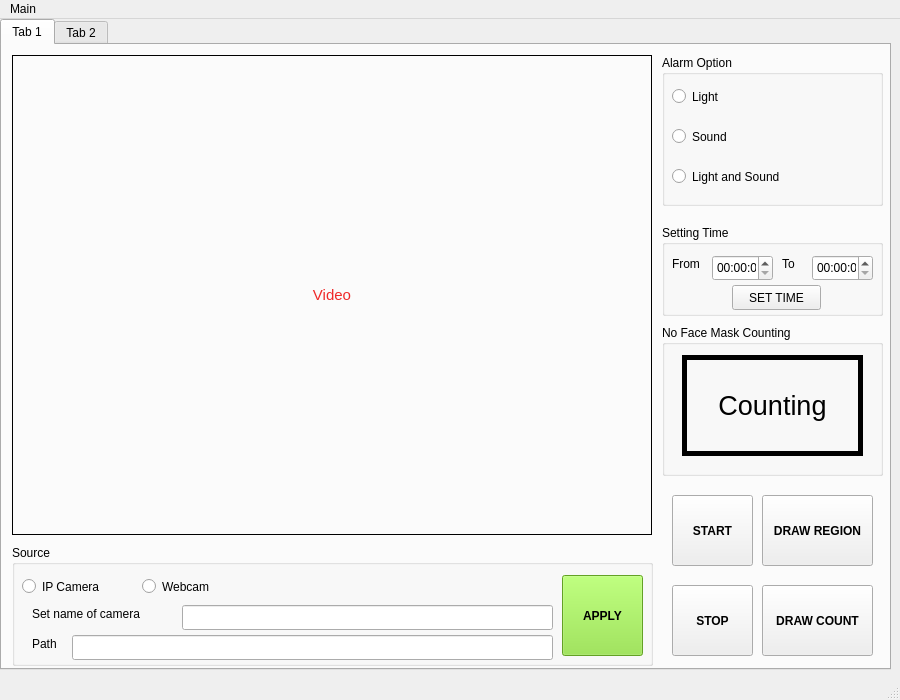
<?xml version="1.0" encoding="UTF-8"?>
<ui version="4.0">
 <class>MainWindow</class>
 <widget class="QMainWindow" name="MainWindow">
  <property name="geometry">
   <rect>
    <x>0</x>
    <y>0</y>
    <width>900</width>
    <height>700</height>
   </rect>
  </property>
  <property name="windowTitle">
   <string>MainWindow</string>
  </property>
  <widget class="QWidget" name="centralwidget">
   <widget class="QTabWidget" name="tabWidget">
    <property name="geometry">
     <rect>
      <x>0</x>
      <y>0</y>
      <width>891</width>
      <height>651</height>
     </rect>
    </property>
    <property name="currentIndex">
     <number>0</number>
    </property>
    <widget class="QWidget" name="tab">
     <attribute name="title">
      <string>Tab 1</string>
     </attribute>
     <widget class="QLabel" name="display_video">
      <property name="geometry">
       <rect>
        <x>10</x>
        <y>10</y>
        <width>640</width>
        <height>480</height>
       </rect>
      </property>
      <property name="frameShape">
       <enum>QFrame::Box</enum>
      </property>
      <property name="text">
       <string>&lt;!DOCTYPE HTML PUBLIC &quot;-//W3C//DTD HTML 4.0//EN&quot; &quot;http://www.w3.org/TR/REC-html40/strict.dtd&quot;&gt;
&lt;html&gt;&lt;head&gt;&lt;meta name=&quot;qrichtext&quot; content=&quot;1&quot; /&gt;&lt;style type=&quot;text/css&quot;&gt;
p, li { white-space: pre-wrap; }
&lt;/style&gt;&lt;/head&gt;&lt;body style=&quot; font-family:'Ubuntu'; font-size:11pt; font-weight:400; font-style:normal;&quot;&gt;
&lt;p style=&quot; margin-top:0px; margin-bottom:0px; margin-left:0px; margin-right:0px; -qt-block-indent:0; text-indent:0px;&quot;&gt;&lt;span style=&quot; color:#ef2929;&quot;&gt;Video&lt;/span&gt;&lt;/p&gt;&lt;/body&gt;&lt;/html&gt;</string>
      </property>
      <property name="alignment">
       <set>Qt::AlignCenter</set>
      </property>
     </widget>
     <widget class="QGroupBox" name="groupBox">
      <property name="geometry">
       <rect>
        <x>10</x>
        <y>500</y>
        <width>641</width>
        <height>121</height>
       </rect>
      </property>
      <property name="title">
       <string>Source</string>
      </property>
      <widget class="QRadioButton" name="radioButton_ip_camera">
       <property name="geometry">
        <rect>
         <x>10</x>
         <y>30</y>
         <width>112</width>
         <height>23</height>
        </rect>
       </property>
       <property name="text">
        <string>IP Camera</string>
       </property>
      </widget>
      <widget class="QRadioButton" name="radioButton_webcam">
       <property name="geometry">
        <rect>
         <x>130</x>
         <y>30</y>
         <width>112</width>
         <height>23</height>
        </rect>
       </property>
       <property name="text">
        <string>Webcam</string>
       </property>
      </widget>
      <widget class="QLineEdit" name="source_input_camera_name">
       <property name="geometry">
        <rect>
         <x>170</x>
         <y>60</y>
         <width>371</width>
         <height>25</height>
        </rect>
       </property>
      </widget>
      <widget class="QLineEdit" name="source_path">
       <property name="geometry">
        <rect>
         <x>60</x>
         <y>90</y>
         <width>481</width>
         <height>25</height>
        </rect>
       </property>
      </widget>
      <widget class="QLabel" name="label_5">
       <property name="geometry">
        <rect>
         <x>20</x>
         <y>60</y>
         <width>141</width>
         <height>17</height>
        </rect>
       </property>
       <property name="text">
        <string>Set name of camera</string>
       </property>
      </widget>
      <widget class="QLabel" name="label_6">
       <property name="geometry">
        <rect>
         <x>20</x>
         <y>90</y>
         <width>41</width>
         <height>17</height>
        </rect>
       </property>
       <property name="text">
        <string>Path</string>
       </property>
      </widget>
      <widget class="QPushButton" name="apply">
       <property name="geometry">
        <rect>
         <x>550</x>
         <y>30</y>
         <width>81</width>
         <height>81</height>
        </rect>
       </property>
       <property name="palette">
        <palette>
         <active>
          <colorrole role="WindowText">
           <brush brushstyle="SolidPattern">
            <color alpha="255">
             <red>0</red>
             <green>0</green>
             <blue>0</blue>
            </color>
           </brush>
          </colorrole>
          <colorrole role="Button">
           <brush brushstyle="SolidPattern">
            <color alpha="255">
             <red>138</red>
             <green>226</green>
             <blue>52</blue>
            </color>
           </brush>
          </colorrole>
          <colorrole role="Light">
           <brush brushstyle="SolidPattern">
            <color alpha="255">
             <red>198</red>
             <green>255</green>
             <blue>143</blue>
            </color>
           </brush>
          </colorrole>
          <colorrole role="Midlight">
           <brush brushstyle="SolidPattern">
            <color alpha="255">
             <red>168</red>
             <green>240</green>
             <blue>97</blue>
            </color>
           </brush>
          </colorrole>
          <colorrole role="Dark">
           <brush brushstyle="SolidPattern">
            <color alpha="255">
             <red>69</red>
             <green>113</green>
             <blue>26</blue>
            </color>
           </brush>
          </colorrole>
          <colorrole role="Mid">
           <brush brushstyle="SolidPattern">
            <color alpha="255">
             <red>92</red>
             <green>151</green>
             <blue>34</blue>
            </color>
           </brush>
          </colorrole>
          <colorrole role="Text">
           <brush brushstyle="SolidPattern">
            <color alpha="255">
             <red>0</red>
             <green>0</green>
             <blue>0</blue>
            </color>
           </brush>
          </colorrole>
          <colorrole role="BrightText">
           <brush brushstyle="SolidPattern">
            <color alpha="255">
             <red>255</red>
             <green>255</green>
             <blue>255</blue>
            </color>
           </brush>
          </colorrole>
          <colorrole role="ButtonText">
           <brush brushstyle="SolidPattern">
            <color alpha="255">
             <red>0</red>
             <green>0</green>
             <blue>0</blue>
            </color>
           </brush>
          </colorrole>
          <colorrole role="Base">
           <brush brushstyle="SolidPattern">
            <color alpha="255">
             <red>255</red>
             <green>255</green>
             <blue>255</blue>
            </color>
           </brush>
          </colorrole>
          <colorrole role="Window">
           <brush brushstyle="SolidPattern">
            <color alpha="255">
             <red>138</red>
             <green>226</green>
             <blue>52</blue>
            </color>
           </brush>
          </colorrole>
          <colorrole role="Shadow">
           <brush brushstyle="SolidPattern">
            <color alpha="255">
             <red>0</red>
             <green>0</green>
             <blue>0</blue>
            </color>
           </brush>
          </colorrole>
          <colorrole role="AlternateBase">
           <brush brushstyle="SolidPattern">
            <color alpha="255">
             <red>196</red>
             <green>240</green>
             <blue>153</blue>
            </color>
           </brush>
          </colorrole>
          <colorrole role="ToolTipBase">
           <brush brushstyle="SolidPattern">
            <color alpha="255">
             <red>255</red>
             <green>255</green>
             <blue>220</blue>
            </color>
           </brush>
          </colorrole>
          <colorrole role="ToolTipText">
           <brush brushstyle="SolidPattern">
            <color alpha="255">
             <red>0</red>
             <green>0</green>
             <blue>0</blue>
            </color>
           </brush>
          </colorrole>
          <colorrole role="PlaceholderText">
           <brush brushstyle="SolidPattern">
            <color alpha="128">
             <red>0</red>
             <green>0</green>
             <blue>0</blue>
            </color>
           </brush>
          </colorrole>
         </active>
         <inactive>
          <colorrole role="WindowText">
           <brush brushstyle="SolidPattern">
            <color alpha="255">
             <red>0</red>
             <green>0</green>
             <blue>0</blue>
            </color>
           </brush>
          </colorrole>
          <colorrole role="Button">
           <brush brushstyle="SolidPattern">
            <color alpha="255">
             <red>138</red>
             <green>226</green>
             <blue>52</blue>
            </color>
           </brush>
          </colorrole>
          <colorrole role="Light">
           <brush brushstyle="SolidPattern">
            <color alpha="255">
             <red>198</red>
             <green>255</green>
             <blue>143</blue>
            </color>
           </brush>
          </colorrole>
          <colorrole role="Midlight">
           <brush brushstyle="SolidPattern">
            <color alpha="255">
             <red>168</red>
             <green>240</green>
             <blue>97</blue>
            </color>
           </brush>
          </colorrole>
          <colorrole role="Dark">
           <brush brushstyle="SolidPattern">
            <color alpha="255">
             <red>69</red>
             <green>113</green>
             <blue>26</blue>
            </color>
           </brush>
          </colorrole>
          <colorrole role="Mid">
           <brush brushstyle="SolidPattern">
            <color alpha="255">
             <red>92</red>
             <green>151</green>
             <blue>34</blue>
            </color>
           </brush>
          </colorrole>
          <colorrole role="Text">
           <brush brushstyle="SolidPattern">
            <color alpha="255">
             <red>0</red>
             <green>0</green>
             <blue>0</blue>
            </color>
           </brush>
          </colorrole>
          <colorrole role="BrightText">
           <brush brushstyle="SolidPattern">
            <color alpha="255">
             <red>255</red>
             <green>255</green>
             <blue>255</blue>
            </color>
           </brush>
          </colorrole>
          <colorrole role="ButtonText">
           <brush brushstyle="SolidPattern">
            <color alpha="255">
             <red>0</red>
             <green>0</green>
             <blue>0</blue>
            </color>
           </brush>
          </colorrole>
          <colorrole role="Base">
           <brush brushstyle="SolidPattern">
            <color alpha="255">
             <red>255</red>
             <green>255</green>
             <blue>255</blue>
            </color>
           </brush>
          </colorrole>
          <colorrole role="Window">
           <brush brushstyle="SolidPattern">
            <color alpha="255">
             <red>138</red>
             <green>226</green>
             <blue>52</blue>
            </color>
           </brush>
          </colorrole>
          <colorrole role="Shadow">
           <brush brushstyle="SolidPattern">
            <color alpha="255">
             <red>0</red>
             <green>0</green>
             <blue>0</blue>
            </color>
           </brush>
          </colorrole>
          <colorrole role="AlternateBase">
           <brush brushstyle="SolidPattern">
            <color alpha="255">
             <red>196</red>
             <green>240</green>
             <blue>153</blue>
            </color>
           </brush>
          </colorrole>
          <colorrole role="ToolTipBase">
           <brush brushstyle="SolidPattern">
            <color alpha="255">
             <red>255</red>
             <green>255</green>
             <blue>220</blue>
            </color>
           </brush>
          </colorrole>
          <colorrole role="ToolTipText">
           <brush brushstyle="SolidPattern">
            <color alpha="255">
             <red>0</red>
             <green>0</green>
             <blue>0</blue>
            </color>
           </brush>
          </colorrole>
          <colorrole role="PlaceholderText">
           <brush brushstyle="SolidPattern">
            <color alpha="128">
             <red>0</red>
             <green>0</green>
             <blue>0</blue>
            </color>
           </brush>
          </colorrole>
         </inactive>
         <disabled>
          <colorrole role="WindowText">
           <brush brushstyle="SolidPattern">
            <color alpha="255">
             <red>69</red>
             <green>113</green>
             <blue>26</blue>
            </color>
           </brush>
          </colorrole>
          <colorrole role="Button">
           <brush brushstyle="SolidPattern">
            <color alpha="255">
             <red>138</red>
             <green>226</green>
             <blue>52</blue>
            </color>
           </brush>
          </colorrole>
          <colorrole role="Light">
           <brush brushstyle="SolidPattern">
            <color alpha="255">
             <red>198</red>
             <green>255</green>
             <blue>143</blue>
            </color>
           </brush>
          </colorrole>
          <colorrole role="Midlight">
           <brush brushstyle="SolidPattern">
            <color alpha="255">
             <red>168</red>
             <green>240</green>
             <blue>97</blue>
            </color>
           </brush>
          </colorrole>
          <colorrole role="Dark">
           <brush brushstyle="SolidPattern">
            <color alpha="255">
             <red>69</red>
             <green>113</green>
             <blue>26</blue>
            </color>
           </brush>
          </colorrole>
          <colorrole role="Mid">
           <brush brushstyle="SolidPattern">
            <color alpha="255">
             <red>92</red>
             <green>151</green>
             <blue>34</blue>
            </color>
           </brush>
          </colorrole>
          <colorrole role="Text">
           <brush brushstyle="SolidPattern">
            <color alpha="255">
             <red>69</red>
             <green>113</green>
             <blue>26</blue>
            </color>
           </brush>
          </colorrole>
          <colorrole role="BrightText">
           <brush brushstyle="SolidPattern">
            <color alpha="255">
             <red>255</red>
             <green>255</green>
             <blue>255</blue>
            </color>
           </brush>
          </colorrole>
          <colorrole role="ButtonText">
           <brush brushstyle="SolidPattern">
            <color alpha="255">
             <red>69</red>
             <green>113</green>
             <blue>26</blue>
            </color>
           </brush>
          </colorrole>
          <colorrole role="Base">
           <brush brushstyle="SolidPattern">
            <color alpha="255">
             <red>138</red>
             <green>226</green>
             <blue>52</blue>
            </color>
           </brush>
          </colorrole>
          <colorrole role="Window">
           <brush brushstyle="SolidPattern">
            <color alpha="255">
             <red>138</red>
             <green>226</green>
             <blue>52</blue>
            </color>
           </brush>
          </colorrole>
          <colorrole role="Shadow">
           <brush brushstyle="SolidPattern">
            <color alpha="255">
             <red>0</red>
             <green>0</green>
             <blue>0</blue>
            </color>
           </brush>
          </colorrole>
          <colorrole role="AlternateBase">
           <brush brushstyle="SolidPattern">
            <color alpha="255">
             <red>138</red>
             <green>226</green>
             <blue>52</blue>
            </color>
           </brush>
          </colorrole>
          <colorrole role="ToolTipBase">
           <brush brushstyle="SolidPattern">
            <color alpha="255">
             <red>255</red>
             <green>255</green>
             <blue>220</blue>
            </color>
           </brush>
          </colorrole>
          <colorrole role="ToolTipText">
           <brush brushstyle="SolidPattern">
            <color alpha="255">
             <red>0</red>
             <green>0</green>
             <blue>0</blue>
            </color>
           </brush>
          </colorrole>
          <colorrole role="PlaceholderText">
           <brush brushstyle="SolidPattern">
            <color alpha="128">
             <red>0</red>
             <green>0</green>
             <blue>0</blue>
            </color>
           </brush>
          </colorrole>
         </disabled>
        </palette>
       </property>
       <property name="font">
        <font>
         <weight>75</weight>
         <bold>true</bold>
         <underline>false</underline>
         <strikeout>false</strikeout>
         <stylestrategy>PreferDefault</stylestrategy>
         <kerning>true</kerning>
        </font>
       </property>
       <property name="mouseTracking">
        <bool>false</bool>
       </property>
       <property name="acceptDrops">
        <bool>false</bool>
       </property>
       <property name="autoFillBackground">
        <bool>false</bool>
       </property>
       <property name="text">
        <string>APPLY</string>
       </property>
       <property name="autoDefault">
        <bool>false</bool>
       </property>
       <property name="default">
        <bool>false</bool>
       </property>
       <property name="flat">
        <bool>false</bool>
       </property>
      </widget>
     </widget>
     <widget class="QGroupBox" name="groupBox_3">
      <property name="geometry">
       <rect>
        <x>660</x>
        <y>10</y>
        <width>221</width>
        <height>151</height>
       </rect>
      </property>
      <property name="title">
       <string>Alarm Option</string>
      </property>
      <widget class="QRadioButton" name="radioButton_light_option">
       <property name="geometry">
        <rect>
         <x>10</x>
         <y>30</y>
         <width>112</width>
         <height>23</height>
        </rect>
       </property>
       <property name="text">
        <string>Light</string>
       </property>
      </widget>
      <widget class="QRadioButton" name="radioButton_sound_option">
       <property name="geometry">
        <rect>
         <x>10</x>
         <y>70</y>
         <width>112</width>
         <height>23</height>
        </rect>
       </property>
       <property name="text">
        <string>Sound</string>
       </property>
      </widget>
      <widget class="QRadioButton" name="radioButton_light_and_sound_option">
       <property name="geometry">
        <rect>
         <x>10</x>
         <y>110</y>
         <width>141</width>
         <height>23</height>
        </rect>
       </property>
       <property name="text">
        <string>Light and Sound</string>
       </property>
      </widget>
     </widget>
     <widget class="QGroupBox" name="groupBox_4">
      <property name="geometry">
       <rect>
        <x>660</x>
        <y>180</y>
        <width>221</width>
        <height>91</height>
       </rect>
      </property>
      <property name="title">
       <string>Setting Time</string>
      </property>
      <widget class="QLabel" name="label">
       <property name="geometry">
        <rect>
         <x>10</x>
         <y>30</y>
         <width>41</width>
         <height>17</height>
        </rect>
       </property>
       <property name="text">
        <string>From</string>
       </property>
      </widget>
      <widget class="QTimeEdit" name="from_time">
       <property name="geometry">
        <rect>
         <x>50</x>
         <y>30</y>
         <width>61</width>
         <height>26</height>
        </rect>
       </property>
      </widget>
      <widget class="QLabel" name="label_4">
       <property name="geometry">
        <rect>
         <x>120</x>
         <y>30</y>
         <width>21</width>
         <height>17</height>
        </rect>
       </property>
       <property name="text">
        <string>To</string>
       </property>
      </widget>
      <widget class="QTimeEdit" name="to_time">
       <property name="geometry">
        <rect>
         <x>150</x>
         <y>30</y>
         <width>61</width>
         <height>26</height>
        </rect>
       </property>
      </widget>
      <widget class="QPushButton" name="pushButton_set_time">
       <property name="geometry">
        <rect>
         <x>70</x>
         <y>60</y>
         <width>89</width>
         <height>25</height>
        </rect>
       </property>
       <property name="text">
        <string>SET TIME</string>
       </property>
      </widget>
     </widget>
     <widget class="QGroupBox" name="groupBox_5">
      <property name="geometry">
       <rect>
        <x>660</x>
        <y>280</y>
        <width>221</width>
        <height>151</height>
       </rect>
      </property>
      <property name="title">
       <string>No Face Mask Counting</string>
      </property>
      <widget class="QLabel" name="display_no_face_mask_counting">
       <property name="geometry">
        <rect>
         <x>20</x>
         <y>30</y>
         <width>181</width>
         <height>101</height>
        </rect>
       </property>
       <property name="font">
        <font>
         <pointsize>20</pointsize>
        </font>
       </property>
       <property name="frameShape">
        <enum>QFrame::Box</enum>
       </property>
       <property name="lineWidth">
        <number>5</number>
       </property>
       <property name="text">
        <string>Counting</string>
       </property>
       <property name="textFormat">
        <enum>Qt::AutoText</enum>
       </property>
       <property name="scaledContents">
        <bool>false</bool>
       </property>
       <property name="alignment">
        <set>Qt::AlignCenter</set>
       </property>
       <property name="margin">
        <number>0</number>
       </property>
       <property name="indent">
        <number>-1</number>
       </property>
      </widget>
     </widget>
     <widget class="QPushButton" name="start">
      <property name="geometry">
       <rect>
        <x>670</x>
        <y>450</y>
        <width>81</width>
        <height>71</height>
       </rect>
      </property>
      <property name="font">
       <font>
        <weight>75</weight>
        <bold>true</bold>
       </font>
      </property>
      <property name="text">
       <string>START</string>
      </property>
     </widget>
     <widget class="QPushButton" name="draw_region">
      <property name="geometry">
       <rect>
        <x>760</x>
        <y>450</y>
        <width>111</width>
        <height>71</height>
       </rect>
      </property>
      <property name="font">
       <font>
        <weight>75</weight>
        <bold>true</bold>
       </font>
      </property>
      <property name="text">
       <string>DRAW REGION</string>
      </property>
     </widget>
     <widget class="QPushButton" name="stop">
      <property name="geometry">
       <rect>
        <x>670</x>
        <y>540</y>
        <width>81</width>
        <height>71</height>
       </rect>
      </property>
      <property name="font">
       <font>
        <weight>75</weight>
        <bold>true</bold>
       </font>
      </property>
      <property name="text">
       <string>STOP</string>
      </property>
     </widget>
     <widget class="QPushButton" name="draw_count">
      <property name="geometry">
       <rect>
        <x>760</x>
        <y>540</y>
        <width>111</width>
        <height>71</height>
       </rect>
      </property>
      <property name="font">
       <font>
        <weight>75</weight>
        <bold>true</bold>
        <stylestrategy>PreferDefault</stylestrategy>
       </font>
      </property>
      <property name="text">
       <string>DRAW COUNT</string>
      </property>
     </widget>
    </widget>
    <widget class="QWidget" name="tab_2">
     <attribute name="title">
      <string>Tab 2</string>
     </attribute>
     <widget class="QLabel" name="display_ploting_1">
      <property name="geometry">
       <rect>
        <x>10</x>
        <y>10</y>
        <width>661</width>
        <height>291</height>
       </rect>
      </property>
      <property name="frameShape">
       <enum>QFrame::Box</enum>
      </property>
      <property name="text">
       <string>Ploting_1</string>
      </property>
      <property name="alignment">
       <set>Qt::AlignCenter</set>
      </property>
     </widget>
     <widget class="QGroupBox" name="groupBox_plot1">
      <property name="geometry">
       <rect>
        <x>680</x>
        <y>30</y>
        <width>201</width>
        <height>251</height>
       </rect>
      </property>
      <property name="title">
       <string>Setting Plot 1</string>
      </property>
      <widget class="QLabel" name="label_15">
       <property name="geometry">
        <rect>
         <x>10</x>
         <y>160</y>
         <width>51</width>
         <height>17</height>
        </rect>
       </property>
       <property name="text">
        <string>Year</string>
       </property>
      </widget>
      <widget class="QLabel" name="label_14">
       <property name="geometry">
        <rect>
         <x>10</x>
         <y>130</y>
         <width>51</width>
         <height>17</height>
        </rect>
       </property>
       <property name="text">
        <string>Month</string>
       </property>
      </widget>
      <widget class="QLineEdit" name="input_day_1">
       <property name="geometry">
        <rect>
         <x>60</x>
         <y>100</y>
         <width>61</width>
         <height>25</height>
        </rect>
       </property>
      </widget>
      <widget class="QRadioButton" name="radioButton_day_1">
       <property name="geometry">
        <rect>
         <x>130</x>
         <y>100</y>
         <width>51</width>
         <height>23</height>
        </rect>
       </property>
       <property name="text">
        <string>Day</string>
       </property>
      </widget>
      <widget class="QLineEdit" name="input_year_1">
       <property name="geometry">
        <rect>
         <x>60</x>
         <y>160</y>
         <width>61</width>
         <height>25</height>
        </rect>
       </property>
      </widget>
      <widget class="QLabel" name="label_13">
       <property name="geometry">
        <rect>
         <x>10</x>
         <y>100</y>
         <width>31</width>
         <height>17</height>
        </rect>
       </property>
       <property name="text">
        <string>Day</string>
       </property>
      </widget>
      <widget class="QLineEdit" name="input_month_1">
       <property name="geometry">
        <rect>
         <x>60</x>
         <y>130</y>
         <width>61</width>
         <height>25</height>
        </rect>
       </property>
      </widget>
      <widget class="QRadioButton" name="radioButton_month_1">
       <property name="geometry">
        <rect>
         <x>130</x>
         <y>130</y>
         <width>71</width>
         <height>23</height>
        </rect>
       </property>
       <property name="text">
        <string>Month</string>
       </property>
      </widget>
      <widget class="QRadioButton" name="radioButton_year_1">
       <property name="geometry">
        <rect>
         <x>130</x>
         <y>160</y>
         <width>61</width>
         <height>23</height>
        </rect>
       </property>
       <property name="text">
        <string>Year</string>
       </property>
      </widget>
      <widget class="QPushButton" name="plot1">
       <property name="geometry">
        <rect>
         <x>10</x>
         <y>200</y>
         <width>81</width>
         <height>41</height>
        </rect>
       </property>
       <property name="text">
        <string>PLOT 1</string>
       </property>
      </widget>
      <widget class="QLabel" name="label_2">
       <property name="geometry">
        <rect>
         <x>10</x>
         <y>40</y>
         <width>121</width>
         <height>17</height>
        </rect>
       </property>
       <property name="text">
        <string>Name of camera</string>
       </property>
      </widget>
      <widget class="QLineEdit" name="input_camera_name_1">
       <property name="geometry">
        <rect>
         <x>10</x>
         <y>60</y>
         <width>131</width>
         <height>25</height>
        </rect>
       </property>
      </widget>
      <widget class="QPushButton" name="button_camera_name_1">
       <property name="geometry">
        <rect>
         <x>150</x>
         <y>54</y>
         <width>41</width>
         <height>31</height>
        </rect>
       </property>
       <property name="text">
        <string>OK</string>
       </property>
      </widget>
      <widget class="QPushButton" name="export_1">
       <property name="geometry">
        <rect>
         <x>110</x>
         <y>200</y>
         <width>81</width>
         <height>41</height>
        </rect>
       </property>
       <property name="text">
        <string>EXPORT 1</string>
       </property>
      </widget>
     </widget>
     <widget class="QGroupBox" name="groupBox_3_plot2">
      <property name="geometry">
       <rect>
        <x>680</x>
        <y>340</y>
        <width>201</width>
        <height>251</height>
       </rect>
      </property>
      <property name="title">
       <string>Setting Plot 2</string>
      </property>
      <widget class="QLabel" name="label_16">
       <property name="geometry">
        <rect>
         <x>10</x>
         <y>160</y>
         <width>51</width>
         <height>17</height>
        </rect>
       </property>
       <property name="text">
        <string>Year</string>
       </property>
      </widget>
      <widget class="QLabel" name="label_17">
       <property name="geometry">
        <rect>
         <x>10</x>
         <y>130</y>
         <width>51</width>
         <height>17</height>
        </rect>
       </property>
       <property name="text">
        <string>Month</string>
       </property>
      </widget>
      <widget class="QLineEdit" name="input_day_2">
       <property name="geometry">
        <rect>
         <x>60</x>
         <y>100</y>
         <width>61</width>
         <height>25</height>
        </rect>
       </property>
      </widget>
      <widget class="QRadioButton" name="radioButton_day_2">
       <property name="geometry">
        <rect>
         <x>130</x>
         <y>100</y>
         <width>51</width>
         <height>23</height>
        </rect>
       </property>
       <property name="text">
        <string>Day</string>
       </property>
      </widget>
      <widget class="QLineEdit" name="input_year_2">
       <property name="geometry">
        <rect>
         <x>60</x>
         <y>160</y>
         <width>61</width>
         <height>25</height>
        </rect>
       </property>
      </widget>
      <widget class="QLabel" name="label_18">
       <property name="geometry">
        <rect>
         <x>10</x>
         <y>100</y>
         <width>31</width>
         <height>17</height>
        </rect>
       </property>
       <property name="text">
        <string>Day</string>
       </property>
      </widget>
      <widget class="QLineEdit" name="input_month_2">
       <property name="geometry">
        <rect>
         <x>60</x>
         <y>130</y>
         <width>61</width>
         <height>25</height>
        </rect>
       </property>
      </widget>
      <widget class="QRadioButton" name="radioButton_month_2">
       <property name="geometry">
        <rect>
         <x>130</x>
         <y>130</y>
         <width>71</width>
         <height>23</height>
        </rect>
       </property>
       <property name="text">
        <string>Month</string>
       </property>
      </widget>
      <widget class="QRadioButton" name="radioButton_year_2">
       <property name="geometry">
        <rect>
         <x>130</x>
         <y>160</y>
         <width>61</width>
         <height>23</height>
        </rect>
       </property>
       <property name="text">
        <string>Year</string>
       </property>
      </widget>
      <widget class="QPushButton" name="plot2">
       <property name="geometry">
        <rect>
         <x>10</x>
         <y>200</y>
         <width>81</width>
         <height>41</height>
        </rect>
       </property>
       <property name="text">
        <string>PLOT 2</string>
       </property>
      </widget>
      <widget class="QLabel" name="label_3">
       <property name="geometry">
        <rect>
         <x>10</x>
         <y>40</y>
         <width>121</width>
         <height>17</height>
        </rect>
       </property>
       <property name="text">
        <string>Name of camera</string>
       </property>
      </widget>
      <widget class="QLineEdit" name="input_camera_name_2">
       <property name="geometry">
        <rect>
         <x>10</x>
         <y>60</y>
         <width>131</width>
         <height>25</height>
        </rect>
       </property>
      </widget>
      <widget class="QPushButton" name="button_camera_name_2">
       <property name="geometry">
        <rect>
         <x>150</x>
         <y>54</y>
         <width>41</width>
         <height>31</height>
        </rect>
       </property>
       <property name="text">
        <string>OK</string>
       </property>
      </widget>
      <widget class="QPushButton" name="export_2">
       <property name="geometry">
        <rect>
         <x>110</x>
         <y>200</y>
         <width>81</width>
         <height>41</height>
        </rect>
       </property>
       <property name="text">
        <string>EXPORT 2</string>
       </property>
      </widget>
     </widget>
     <widget class="QLabel" name="display_ploting_2">
      <property name="geometry">
       <rect>
        <x>10</x>
        <y>320</y>
        <width>661</width>
        <height>291</height>
       </rect>
      </property>
      <property name="frameShape">
       <enum>QFrame::Box</enum>
      </property>
      <property name="text">
       <string>Ploting_2</string>
      </property>
      <property name="alignment">
       <set>Qt::AlignCenter</set>
      </property>
     </widget>
    </widget>
   </widget>
  </widget>
  <widget class="QMenuBar" name="menubar">
   <property name="geometry">
    <rect>
     <x>0</x>
     <y>0</y>
     <width>900</width>
     <height>22</height>
    </rect>
   </property>
   <widget class="QMenu" name="menuMain">
    <property name="title">
     <string>Main</string>
    </property>
   </widget>
   <addaction name="menuMain"/>
  </widget>
  <widget class="QStatusBar" name="statusbar"/>
 </widget>
 <resources/>
 <connections/>
</ui>
